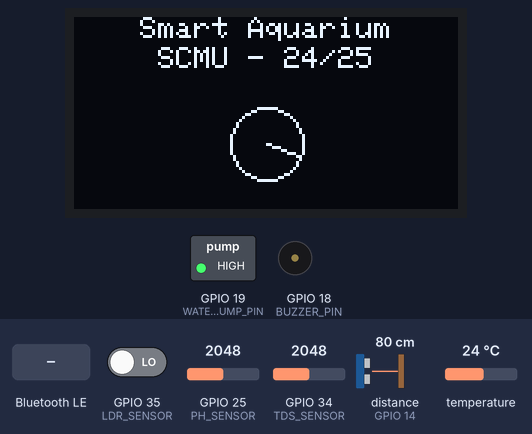
A sketch run on a simulated ESP32. On the bench: 128×64 one-colour display, switched loads named in the sketch (green lamp = pin HIGH), buzzer (waves = sounding, pin HIGH). Inputs (shaded band) come from the test bench; at power-on: GPIO 35 (LDR_SENSOR) LOW, distance to the obstacle (sensor on GPIO 14) 80 cm, temperature 24 °C, GPIO 25 (PH_SENSOR) = 2048, GPIO 34 (TDS_SENSOR) = 2048. The echo pulse lasts 58.3 µs per cm; EEPROM starts erased; nothing arrives over Bluetooth unless stated; a phone connects over Bluetooth LE 3 s after start; pins used as bus, display or sensor lines are not drawn; what the sketch prints to the serial monitor is not drawn.

Above: at 3.2 s.
3.3 s: Bluetooth LE write "1" received
6.3 s: GPIO 35 (LDR_SENSOR) driven HIGH
At 10.4 s:
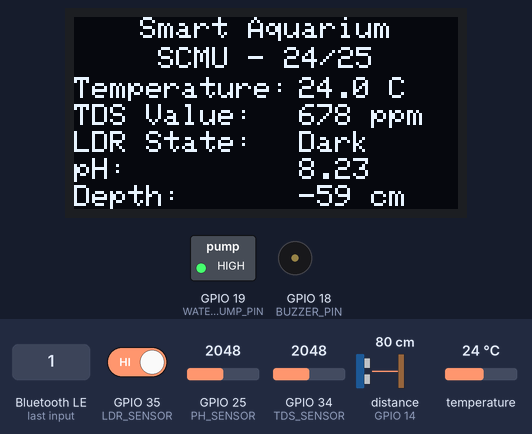
10.9 s: GPIO 35 (LDR_SENSOR) driven LOW
At 13.6 s:
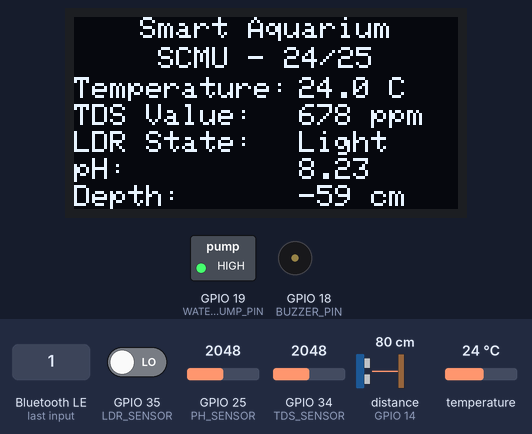
13.9 s: distance to the obstacle (sensor on GPIO 14) set to 2 cm
At 16.6 s:
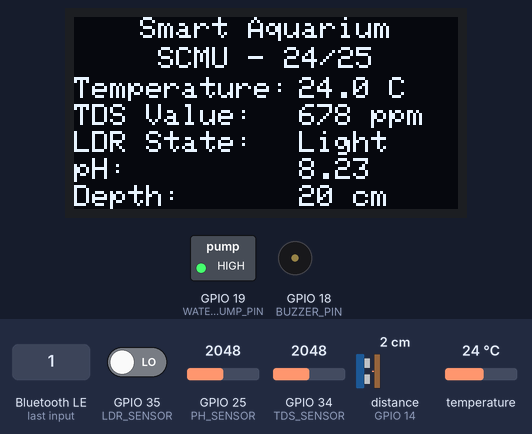
16.9 s: temperature set to 12 °C
At 19.6 s:
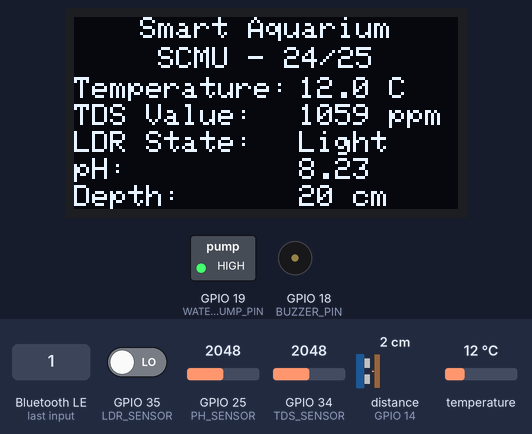
19.9 s: GPIO 25 (PH_SENSOR) set to 2866
At 23.4 s:
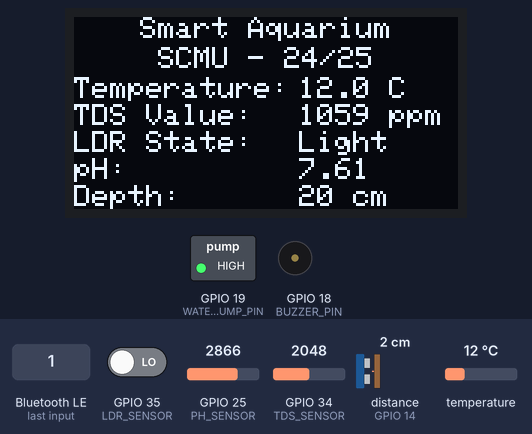
Timing chart, 0 to 23.9 s (numbered marks = the images above; inputs shaded):
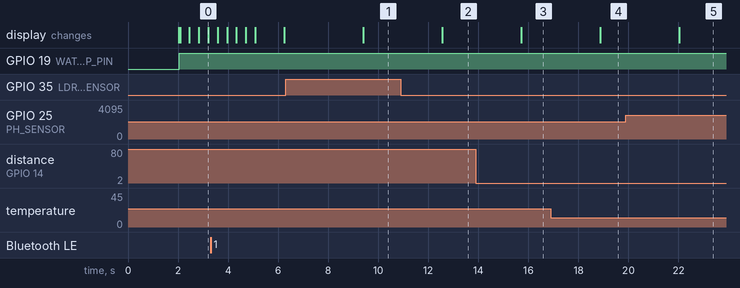

Measured:
- after the input at 6.3 s, the display: changes after 3.1 s (image 1)
- after the input at 10.9 s, the display: changes after 1.7 s (image 2)
- after the input at 13.9 s, the display: changes after 1.8 s (image 3)
- after the input at 16.9 s, the display: changes after 2.0 s (image 4)
- after the input at 19.9 s, the display: changes after 2.1 s (image 5)

The sketch:

esp32.ino
```cpp
/**
 * Smart Aquarium
 * SCMU - 24/25 - NOVA FCT
 * @author: José Costa - 62637
 * @author: Rodrigo Albuquerque - 70294
 * @author: Rafael Mira - 59243
 */

#include <OneWire.h>
#include <DallasTemperature.h>

#include <WiFi.h>
#include <BLEDevice.h>
#include <BLEServer.h>
#include <BLEUtils.h>
#include <BLE2902.h>

#include <HTTPClient.h>
#include <ArduinoJson.h>

#include <Wire.h>
#include <Adafruit_GFX.h>
#include <Adafruit_SSD1306.h>

#include <Preferences.h>

#include <pitches.h>
#include <CredentialsCallback.h>

// GPIO Connections
#define TEMPERATURE_SENSOR 4 // DS18B20
#define TDS_SENSOR 34        // TDS Sensor
#define LDR_SENSOR 35        // LDR Sensor
#define TRIG_PIN 12          // Ultrasonic Trigger Pin
#define ECHO_PIN 14          // Ultrasonic Echo Pin
#define PH_SENSOR 25         // pH Sensor
#define BUZZER_PIN 18        // Buzzer Pin
#define WATER_PUMP_PIN 19    // Water Pump Pin
#define OLED_SDA 21          // OLED SDA Pin
#define OLED_SCL 22          // OLED SCL Pin

#define VREF 3.3       // Reference voltage for the ADC
#define SAMPLES_TDS 30 // Number of samples for TDS
#define SAMPLES_PH 10  // Number of samples for pH

// OLED display settings
#define SCREEN_WIDTH 128    // OLED display width, in pixels
#define SCREEN_HEIGHT 64    // OLED display height, in pixels
#define VALUE_X 75          // X position of the value
#define START_Y 20          // First line below header
#define LINE_SPACING 9      // Line spacing
#define OLED_RESET -1       // Reset pin
#define SCREEN_ADDRESS 0x3C // I2C address for the OLED display

#define DIST_ULTRA_TO_GROUND 21 // Distance from the ultrasonic sensor to the ground in cm
#define WIFI_BT_TIMEOUT 180000  // Bluetooth and Wi-Fi connection timeout in milliseconds (3 minutes)

#define SERVICE_UUID "bd8db997-757f-44b7-ad11-b81515927ca8"        // UUID for the BLE service
#define CHARACTERISTIC_UUID "6e4fe646-a8f0-4892-8ef4-9ac94142da48" // UUID for the BLE characteristic

#define SERVER_ENDPOINT "http://scmu.zepedrocosta.com/rest/aquariums/snapshot"

OneWire oneWire(TEMPERATURE_SENSOR);
DallasTemperature sensors(&oneWire);

Adafruit_SSD1306 display(SCREEN_WIDTH, SCREEN_HEIGHT, &Wire, OLED_RESET);

Preferences preferences;

TaskHandle_t setupTaskHandle = NULL;
TaskHandle_t initializationTaskHandle = NULL;

int tds_buf[SAMPLES_TDS];
int pH_buf[SAMPLES_PH];

float angle = 0;

volatile bool setupFinished = false; // Flag to indicate if setup is finished
bool hasWiFi = false;                // Flag to indicate if Wi-Fi is connected
bool hasDisplay = false;             // Flag to indicate if OLED display is connected
bool credentialsReceivedBT = false;  // Flag to indicate if credentials were received via Bluetooth
bool isBombWorking = false;          // Flag to indicate if the bomb is working
bool areValuesNormal = true;         // Flag to indicate if the values are normal

int nokiaMelody[] = {
    NOTE_E5, NOTE_D5, NOTE_FS4, NOTE_GS4,
    NOTE_CS5, NOTE_B4, NOTE_D4, NOTE_E4,
    NOTE_B4, NOTE_A4, NOTE_CS4, NOTE_E4,
    NOTE_A4};

int durations[] = {
    8, 8, 4, 4,
    8, 8, 4, 4,
    8, 8, 4, 4,
    2};

void setup()
{
  Serial.begin(9600);
  delay(2000); // Wait for serial monitor to open
  Serial.println("\nInitializing SCMU project!\n");

  Wire.begin(OLED_SDA, OLED_SCL);

  if (isI2CDeviceConnected(SCREEN_ADDRESS))
  {
    if (display.begin(SSD1306_SWITCHCAPVCC, SCREEN_ADDRESS))
    {
      Serial.println("OLED display connected!\n");
      hasDisplay = true;
      display.setRotation(2);
    }
    else
    {
      Serial.println("SSD1306 allocation failed");
    }
  }
  else
  {
    Serial.println("No OLED display found at 0x3C. Skipping display init.\n");
  }

  xTaskCreatePinnedToCore(setupTask, "SetupTask", 10000, NULL, 1, &setupTaskHandle, 0);
  xTaskCreatePinnedToCore(initializationTask, "InitializationScreen", 10000, NULL, 1, &initializationTaskHandle, 1);
}

bool isI2CDeviceConnected(uint8_t address)
{
  Wire.beginTransmission(address);
  return (Wire.endTransmission() == 0);
}

void setupTask(void *parameter)
{
  sensors.begin();                 // Start DS18B20
  pinMode(TDS_SENSOR, INPUT);      // TDS
  pinMode(LDR_SENSOR, INPUT);      // LDR
  pinMode(ECHO_PIN, INPUT);        // Ultrasonic Echo Pin
  pinMode(BUZZER_PIN, OUTPUT);     // Buzzer Pin
  pinMode(TRIG_PIN, OUTPUT);       // Ultrasonic Trigger Pin
  pinMode(WATER_PUMP_PIN, OUTPUT); // Water Pump Pin

  digitalWrite(WATER_PUMP_PIN, HIGH); // Start with pump off

  String ssid, password;

  bool hasWiFiInfo = getWiFiInfo(ssid, password);

  if (hasWiFiInfo)
    connectToWiFi(ssid, password);

  setupFinished = true;
  vTaskDelete(NULL);
}

bool getWiFiInfo(String &ssid, String &password)
{
  preferences.begin("wifi", false);

  // preferences.clear();

  ssid = preferences.getString("ssid", "");
  password = preferences.getString("pass", "");

  if (ssid != "" && password != "")
  {
    Serial.println("Stored WiFi credentials found.");
  }
  else
  {
    Serial.println("No stored WiFi credentials found.");

    btConnect();

    preferences.begin("wifi", false);
    ssid = preferences.getString("ssid", "");
    password = preferences.getString("pass", "");

    if (ssid == "" || password == "")
    {
      Serial.println("No WiFi credentials received via Bluetooth.\n\n");
      return false;
    }
    preferences.putString("ssid", ssid);
    preferences.putString("pass", password);
  }

  preferences.end();

  return ssid != "" && password != "";
}

void connectToWiFi(String &ssid, String &password)
{
  WiFi.begin(ssid, password);
  Serial.print("Connecting to WiFi");

  unsigned long startAttemptTime = millis();

  while (WiFi.status() != WL_CONNECTED && millis() - startAttemptTime < WIFI_BT_TIMEOUT)
  {
    delay(3000);
    Serial.print(".");
  }

  if (WiFi.status() == WL_CONNECTED)
  {
    Serial.println("\nConnected to WiFi!\n");
    hasWiFi = true;
  }
  else
  {
    Serial.println("\nWi-Fi TIMEOUT!!!\n");
  }
}

void btConnect()
{
  BLEDevice::init("SmartAquarium");
  BLEServer *pServer = BLEDevice::createServer();
  BLEService *pService = pServer->createService(SERVICE_UUID);

  BLECharacteristic *pCharacteristic = pService->createCharacteristic(
      CHARACTERISTIC_UUID,
      BLECharacteristic::PROPERTY_WRITE |
          BLECharacteristic::PROPERTY_NOTIFY |
          BLECharacteristic::PROPERTY_READ);

  pCharacteristic->addDescriptor(new BLE2902());
  pCharacteristic->setCallbacks(new CredentialsCallback());

  pService->start();

  BLEAdvertising *pAdvertising = BLEDevice::getAdvertising();
  pAdvertising->addServiceUUID(SERVICE_UUID);
  pAdvertising->start();

  Serial.print("ESP32 is now advertising...");

  unsigned long startAttemptTime = millis();

  while (!credentialsReceivedBT && millis() - startAttemptTime < WIFI_BT_TIMEOUT)
  {
    delay(3000);
    Serial.print(".");
  }

  // pAdvertising->stop();
  // pServer->removeService(pService);
  // BLEDevice::deinit(true);

  Serial.println("\nBLE shut down!\n");
}

void initializationTask(void *parameter)
{
  while (true)
  {
    if (setupFinished)
    {
      Serial.println("Setup task ended. Exiting other task...");
      vTaskDelete(NULL);
    }

    if (hasDisplay)
      showInitialization();

    vTaskDelay(300 / portTICK_PERIOD_MS);
  }
}

void loop()
{
  if (setupFinished)
  {
    float tempC = readTemperature();
    float tdsValue = readTDS(tempC);
    int hasLight = readLDR(); // 0 -> light / 1 -> no light
    int depth = readDepth();
    float pHValue = readPh();

    if (hasDisplay)
      showData(tempC, tdsValue, hasLight, depth, pHValue);

    if (hasWiFi)
      sendData(tempC, tdsValue, hasLight, depth, pHValue);

    controlWaterPump();

    if (!areValuesNormal)
      singNokia();

    Serial.println();

    delay(2000); // Delay between readings
  }
}

float readTemperature()
{
  sensors.requestTemperatures();
  float tempC = sensors.getTempCByIndex(0);

  if (tempC == DEVICE_DISCONNECTED_C)
  {
    Serial.println("Error: Could not read temperature");
    return DEVICE_DISCONNECTED_C;
  }

  Serial.print("Temperature: ");
  Serial.print(tempC);
  Serial.println(" °C");

  return tempC;
}

float readTDS(float temperature)
{
  for (int i = 0; i < SAMPLES_TDS; i++)
  {
    tds_buf[i] = analogRead(TDS_SENSOR);
    delay(2);
  }

  int medianValue = getMedianNum(tds_buf, SAMPLES_TDS);
  float averageVoltage = medianValue * (float)VREF / 4096.0;

  float compensationCoefficient = 1.0 + 0.02 * (temperature - 25.0);
  float compensationVoltage = averageVoltage / compensationCoefficient;

  float tds = (133.42 * pow(compensationVoltage, 3) - 255.86 * pow(compensationVoltage, 2) + 857.39 * compensationVoltage) * 0.5;

  Serial.print("TDS Value: ");
  Serial.print(tds, 0);
  Serial.println(" ppm");

  return tds;
}

int readLDR()
{
  int lightState = digitalRead(LDR_SENSOR);

  if (lightState == HIGH)
    Serial.println("It is dark");
  else
    Serial.println("It is light");

  return lightState;
}

int readDepth()
{
  digitalWrite(TRIG_PIN, LOW);
  delayMicroseconds(5);
  digitalWrite(TRIG_PIN, HIGH);
  delayMicroseconds(10);
  digitalWrite(TRIG_PIN, LOW);

  long duration = pulseIn(ECHO_PIN, HIGH);
  long cm = microsecondsToCentimeters(duration);

  int waterDepth = DIST_ULTRA_TO_GROUND - cm;

  Serial.print("Depth: ");
  Serial.print(waterDepth);
  Serial.println(" cm");

  return waterDepth;
}

float readPh()
{
  float calibration_value = 9.8;

  for (int i = 0; i < SAMPLES_PH; i++)
  {
    pH_buf[i] = analogRead(PH_SENSOR);
    delay(30);
  }

  int medianValue = getMedianNum(pH_buf, SAMPLES_PH);

  float volt = (float)medianValue * VREF / 4096.0 / 6;
  float pH = -5.70 * volt + calibration_value;

  Serial.print("pH: ");
  Serial.println(pH);

  return pH;
}

void sendData(float temperature, float tds, int ldr, int depth, float pH)
{
  if (WiFi.status() == WL_CONNECTED)
  {
    // Create JSON
    StaticJsonDocument<200> jsonDoc;

    jsonDoc["temperature"] = temperature;
    jsonDoc["tds"] = int(tds);
    jsonDoc["height"] = depth;
    jsonDoc["ph"] = pH;

    if (ldr == HIGH)
    {
      jsonDoc["ldr"] = false;
    }
    else
    {
      jsonDoc["ldr"] = true;
    }

    uint64_t chipId = ESP.getEfuseMac();
    char idStr[13];
    sprintf(idStr, "%04X%08X", (uint16_t)(chipId >> 32), (uint32_t)chipId);

    jsonDoc["esp"] = idStr;

    String jsonStr;
    serializeJson(jsonDoc, jsonStr);

    Serial.println(jsonStr);

    HTTPClient http;
    http.begin(SERVER_ENDPOINT);
    http.addHeader("Content-Type", "application/json");

    int httpResponseCode = http.POST(jsonStr);

    if (httpResponseCode > 0)
    {
      Serial.printf("POST... code: %d\n", httpResponseCode);
      String response = http.getString();
      analyseResponse(response);
    }
    else
    {
      Serial.printf("POST... failed, error: %s\n", http.errorToString(httpResponseCode).c_str());
    }

    http.end();
  }
  else
  {
    Serial.println("WiFi not connected");
  }
}

void analyseResponse(String response)
{
  StaticJsonDocument<200> jsonDoc;
  DeserializationError error = deserializeJson(jsonDoc, response);

  Serial.println("Response from server:");
  Serial.println(response);

  if (error)
  {
    Serial.print("deserializeJson() failed: ");
    Serial.println(error.f_str());
    return;
  }

  if (jsonDoc.containsKey("isBombWorking"))
  {
    isBombWorking = jsonDoc["isBombWorking"];
  }

  if (jsonDoc.containsKey("areValuesNormal"))
  {
    areValuesNormal = jsonDoc["areValuesNormal"];
  }
}

void showData(float temperature, float tds, int ldr, int depth, float pH)
{
  display.clearDisplay();
  display.setTextSize(1);
  display.setTextColor(SSD1306_WHITE);

  printHeader();

  int row = 0;

  // row 0 ─ Temperature
  display.setCursor(0, START_Y + row * LINE_SPACING);
  display.print("Temperature:");
  display.setCursor(VALUE_X, START_Y + row * LINE_SPACING);
  display.print(temperature, 1);
  display.print(" C");

  row++;

  // row 1 ─ TDS
  display.setCursor(0, START_Y + row * LINE_SPACING);
  display.print("TDS Value:");
  display.setCursor(VALUE_X, START_Y + row * LINE_SPACING);
  display.print(tds, 0);
  display.print(" ppm");

  row++;

  // row 2 ─ LDR
  display.setCursor(0, START_Y + row * LINE_SPACING);
  display.print("LDR State:");
  display.setCursor(VALUE_X, START_Y + row * LINE_SPACING);
  display.println(ldr == HIGH ? "Dark" : "Light");

  row++;

  // row 3 ─ pH
  display.setCursor(0, START_Y + row * LINE_SPACING);
  display.print("pH:");
  display.setCursor(VALUE_X, START_Y + row * LINE_SPACING);
  display.print(pH, 2);

  row++;

  // row 4 ─ Depth
  display.setCursor(0, START_Y + row * LINE_SPACING);
  display.print("Depth:");
  display.setCursor(VALUE_X, START_Y + row * LINE_SPACING);
  display.print(depth);
  display.print(" cm");

  display.display();
}

void showInitialization()
{
  if (!hasDisplay)
    return;

  display.clearDisplay();
  display.setTextSize(1);
  display.setTextColor(SSD1306_WHITE);

  printHeader();

  int cx = SCREEN_WIDTH / 2;
  int cy = (SCREEN_HEIGHT / 2) + 10;
  int r = 12;

  display.drawCircle(cx, cy, r, SSD1306_WHITE);

  float x = cx + r * cos(angle);
  float y = cy + r * sin(angle);
  display.drawLine(cx, cy, (int)x, (int)y, SSD1306_WHITE);

  display.display();

  angle += 0.2;
  if (angle > 2 * PI)
    angle = 0;

  delay(50);
}

void printHeader()
{
  const char *line1 = "Smart Aquarium";
  const char *line2 = "SCMU - 24/25";

  int16_t x1, y1;
  uint16_t w1, h1, w2, h2;

  display.getTextBounds(line1, 0, 0, &x1, &y1, &w1, &h1);
  display.getTextBounds(line2, 0, 0, &x1, &y1, &w2, &h2);

  display.setCursor((SCREEN_WIDTH - w1) / 2, 0);
  display.println(line1);

  display.setCursor((SCREEN_WIDTH - w2) / 2, 10);
  display.println(line2);
}

int getMedianNum(int bArray[], int iFilterLen)
{
  int bTab[iFilterLen];
  for (int i = 0; i < iFilterLen; i++)
    bTab[i] = bArray[i];

  for (int j = 0; j < iFilterLen - 1; j++)
  {
    for (int i = 0; i < iFilterLen - j - 1; i++)
    {
      if (bTab[i] > bTab[i + 1])
      {
        int temp = bTab[i];
        bTab[i] = bTab[i + 1];
        bTab[i + 1] = temp;
      }
    }
  }

  if ((iFilterLen & 1) > 0)
    return bTab[iFilterLen / 2];
  else
    return (bTab[iFilterLen / 2] + bTab[iFilterLen / 2 - 1]) / 2;
}

long microsecondsToCentimeters(long microseconds)
{
  return (microseconds / 29.1) / 2;
}

void controlWaterPump()
{
  if (isBombWorking)
  {
    Serial.println("Water pump ON!");
    digitalWrite(WATER_PUMP_PIN, LOW);
  }
  else
  {
    digitalWrite(WATER_PUMP_PIN, HIGH);
  }
}

void singNokia()
{
  int size = sizeof(durations) / sizeof(int);

  for (int note = 0; note < size; note++)
  {
    int duration = 1000 / durations[note];
    tone(BUZZER_PIN, nokiaMelody[note], duration);

    int pauseBetweenNotes = duration * 1.30;
    delay(pauseBetweenNotes);

    // stop the tone playing:
    noTone(BUZZER_PIN);
  }
}
```

CredentialsCallback.h
```cpp
/**
 * Smart Aquarium
 * SCMU - 24/25 - NOVA FCT
 * @author: José Costa - 62637
 * @author: Rodrigo Albuquerque - 70294
 * @author: Rafael Mira - 59243
 */

#ifndef CREDENTIALS_CALLBACK_H

#define CREDENTIALS_CALLBACK_H

#include <BLEDevice.h>
#include <BLEServer.h>
#include <BLEUtils.h>
#include <BLE2902.h>
#include <ArduinoJson.h>
#include <Preferences.h>

extern bool credentialsReceivedBT;
extern Preferences preferences;

class CredentialsCallback : public BLECharacteristicCallbacks
{
    void onWrite(BLECharacteristic *characteristic) override
    {
        String value = characteristic->getValue();
        if (value.length() > 0)
        {
            Serial.println("Received BLE data:");
            Serial.println(value);

            StaticJsonDocument<256> doc;
            DeserializationError error = deserializeJson(doc, value);
            if (!error)
            {
                String ssid = String(doc["ssid"] | "");
                String password = String(doc["password"] | "");

                Serial.print("Parsed SSID: ");
                Serial.println(ssid);

                preferences.begin("wifi", false); // namespace = "wifi"
                preferences.putString("ssid", ssid);
                preferences.putString("pass", password);
                preferences.end();

                credentialsReceivedBT = true;

                uint64_t chipId = ESP.getEfuseMac();
                char idStr[13];
                sprintf(idStr, "%04X%08X", (uint16_t)(chipId >> 32), (uint32_t)chipId);

                Serial.print("Sending Chip ID via BLE: ");
                Serial.println(idStr);

                characteristic->setValue(idStr);
                characteristic->notify();
            }
            else
            {
                Serial.println("Failed to parse JSON");
            }
        }
    }
};

#endif
```

pitches.h
```cpp
// (licence header left out)
#ifndef pitches_h
#define pitches_h

#define NOTE_CS4 277
#define NOTE_D4  294
#define NOTE_E4  330
#define NOTE_FS4 370
#define NOTE_GS4 415
#define NOTE_A4  440
#define NOTE_B4  494
#define NOTE_CS5 554
#define NOTE_D5  587
#define NOTE_E5  659
#define REST     0

#endif
```
